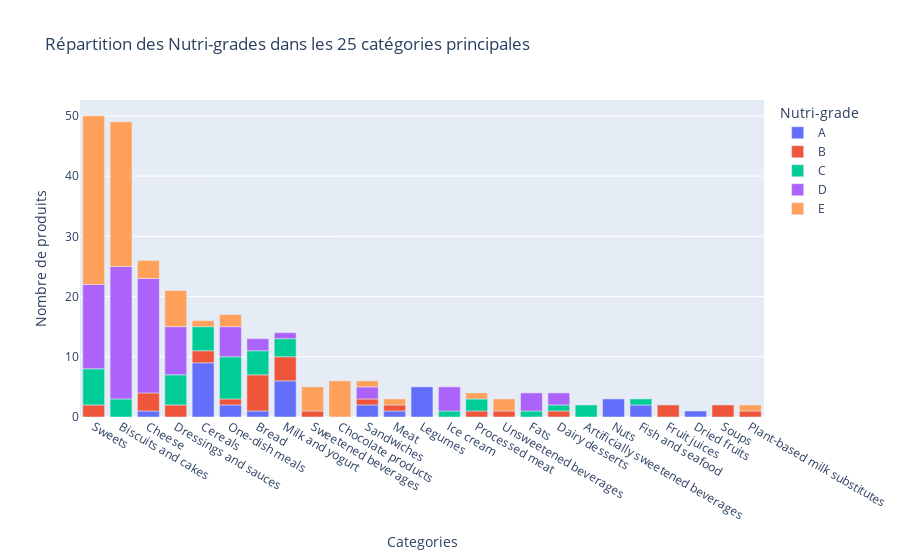

Here is the notebook cell this chart was saved with:
### Markdown cell above
En explorant ce graphique interactif, on constate que :

> Le `grade A` semble contenir des **aliments bruts**; *légumes*, *céréales*, *fruits*, *viandes*, *poissons* et *produits laitiers*. Mais aussi **quelques produits transformés** comme des *plats-cuisinés* et *sucreries* qui sont plus surprenants.

> Le `grade B` semble contenir des **aliments bruts** et des **produits transformés**; *plats-cuisinés*, *produits-laitiers*, *viandes*, *poissons*, *céréales**, *pains*...

> Le `grade C` semble contenir des **produits bruts gras** et des **produits transformés**; *plats-cuisinés*, *huiles*, *sauces*, *biscuits & cakes*, *sucreries*, *viandes transformées* mais aussi quelques *viandes* et *poissons*...

> Le `grade D` semble contenir des **produits transformés gras / sucrés / salés**; *fromages*, *bicuits & cakes*, *sucreries*, *viandes transformées*, *poissons*, *sauces*, ...

> Le `grade E` semble contenir des **produits transformés gras / sucrés / salés** plus orientés encas; *biscuits & cakes*, *sucreries*, *viandes transformées*, *chocolats*, *boissons sucrées*...

#### Regardons à présent pour chacune de ces catégories `pnns_groups_2` leur répartition dans les `nutriscore_grade`

### Code cell
data_bargraph2 = data_clean.sample(frac=0.1).copy()

def select_bargraph2(num_cats):
    top_categories = list(data_bargraph2['pnns_groups_2'].value_counts(dropna=True)[:num_cats].index)

    #--- select data
    selection = data_bargraph2.groupby(['nutriscore_grade', 'pnns_groups_2']).size().reset_index()
    selection.rename(columns={0:'count'}, inplace=True)
    data_graph = selection[selection['pnns_groups_2'].isin(top_categories)]

    #--- graph
    fig = px.bar(data_graph, 
             x="pnns_groups_2",
             y="count",
             color="nutriscore_grade",
             title=f"Répartition des Nutri-grades dans les {num_cats} catégories principales",
             labels={'count': 'Nombre de produits', 'nutriscore_grade':'Nutri-grade', 'pnns_groups_2':'Categories'},
             category_orders={'pnns_groups_2': top_categories},
             height=600,
             width=1000,
            )
    fig.show()

interact(select_bargraph2, num_cats=widgets.IntSlider(min=1, max=40, step=1, value=25));

### Figure 1 — Plotly figure (JSON) as saved in the notebook; plotly's stock layout.template omitted (floating-point values rounded to 4 significant figures)
{"data": [{"alignmentgroup": "True", "hovertemplate": "Nutri-grade=A<br>Categories=%{x}<br>Nombre de produits=%{y}<extra></extra>", "legendgroup": "A", "marker": {"color": "#636efa", "pattern": {"shape": ""}}, "name": "A", "offsetgroup": "A", "orientation": "v", "showlegend": true, "textposition": "auto", "type": "bar", "x": ["Bread", "Cereals", "Cheese", "Dried fruits", "Fish and seafood", "Legumes", "Meat", "Milk and yogurt", "Nuts", "One-dish meals", "Sandwiches"], "xaxis": "x", "y": [1, 9, 1, 1, 2, 5, 1, 6, 3, 2, 2], "yaxis": "y"}, {"alignmentgroup": "True", "hovertemplate": "Nutri-grade=B<br>Categories=%{x}<br>Nombre de produits=%{y}<extra></extra>", "legendgroup": "B", "marker": {"color": "#EF553B", "pattern": {"shape": ""}}, "name": "B", "offsetgroup": "B", "orientation": "v", "showlegend": true, "textposition": "auto", "type": "bar", "x": ["Bread", "Cereals", "Cheese", "Dairy desserts", "Dressings and sauces", "Fruit juices", "Meat", "Milk and yogurt", "One-dish meals", "Plant-based milk substitutes", "Processed meat", "Sandwiches", "Soups", "Sweetened beverages", "Sweets", "Unsweetened beverages"], "xaxis": "x", "y": [6, 2, 3, 1, 2, 2, 1, 4, 1, 1, 1, 1, 2, 1, 2, 1], "yaxis": "y"}, {"alignmentgroup": "True", "hovertemplate": "Nutri-grade=C<br>Categories=%{x}<br>Nombre de produits=%{y}<extra></extra>", "legendgroup": "C", "marker": {"color": "#00cc96", "pattern": {"shape": ""}}, "name": "C", "offsetgroup": "C", "orientation": "v", "showlegend": true, "textposition": "auto", "type": "bar", "x": ["Artificially sweetened beverages", "Biscuits and cakes", "Bread", "Cereals", "Dairy desserts", "Dressings and sauces", "Fats", "Fish and seafood", "Ice cream", "Milk and yogurt", "One-dish meals", "Processed meat", "Sweets"], "xaxis": "x", "y": [2, 3, 4, 4, 1, 5, 1, 1, 1, 3, 7, 2, 6], "yaxis": "y"}, {"alignmentgroup": "True", "hovertemplate": "Nutri-grade=D<br>Categories=%{x}<br>Nombre de produits=%{y}<extra></extra>", "legendgroup": "D", "marker": {"color": "#ab63fa", "pattern": {"shape": ""}}, "name": "D", "offsetgroup": "D", "orientation": "v", "showlegend": true, "textposition": "auto", "type": "bar", "x": ["Biscuits and cakes", "Bread", "Cheese", "Dairy desserts", "Dressings and sauces", "Fats", "Ice cream", "Milk and yogurt", "One-dish meals", "Sandwiches", "Sweets"], "xaxis": "x", "y": [22, 2, 19, 2, 8, 3, 4, 1, 5, 2, 14], "yaxis": "y"}, {"alignmentgroup": "True", "hovertemplate": "Nutri-grade=E<br>Categories=%{x}<br>Nombre de produits=%{y}<extra></extra>", "legendgroup": "E", "marker": {"color": "#FFA15A", "pattern": {"shape": ""}}, "name": "E", "offsetgroup": "E", "orientation": "v", "showlegend": true, "textposition": "auto", "type": "bar", "x": ["Biscuits and cakes", "Cereals", "Cheese", "Chocolate products", "Dressings and sauces", "Meat", "One-dish meals", "Plant-based milk substitutes", "Processed meat", "Sandwiches", "Sweetened beverages", "Sweets", "Unsweetened beverages"], "xaxis": "x", "y": [24, 1, 3, 6, 6, 1, 2, 1, 1, 1, 4, 28, 2], "yaxis": "y"}], "layout": {"autosize": true, "barmode": "relative", "legend": {"title": {"text": "Nutri-grade"}, "tracegroupgap": 0}, "title": {"text": "Répartition des Nutri-grades dans les 25 catégories principales"}, "xaxis": {"anchor": "y", "autorange": true, "categoryarray": ["Sweets", "Biscuits and cakes", "Cheese", "Dressings and sauces", "Cereals", "One-dish meals", "Bread", "Milk and yogurt", "Sweetened beverages", "Chocolate products", "Sandwiches", "Meat", "Legumes", "Ice cream", "Processed meat", "Unsweetened beverages", "Fats", "Dairy desserts", "Artificially sweetened beverages", "Nuts", "Fish and seafood", "Fruit juices", "Dried fruits", "Soups", "Plant-based milk substitutes"], "categoryorder": "array", "domain": [0, 1], "range": [-0.5, 24.5], "title": {"text": "Categories"}, "type": "category"}, "yaxis": {"anchor": "x", "autorange": true, "domain": [0, 1], "range": [0, 52.63], "title": {"text": "Nombre de produits"}, "type": "linear"}}}
